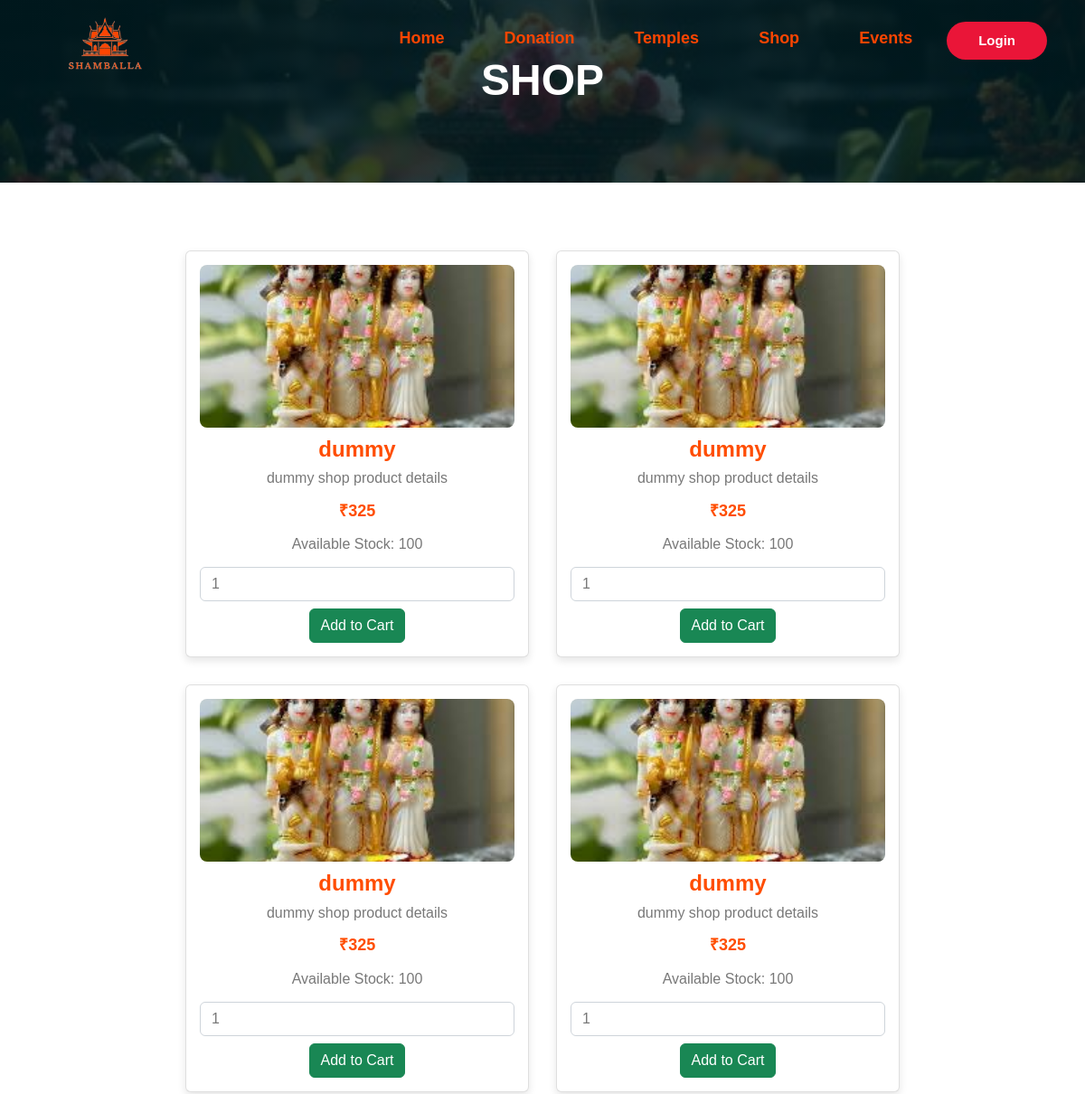
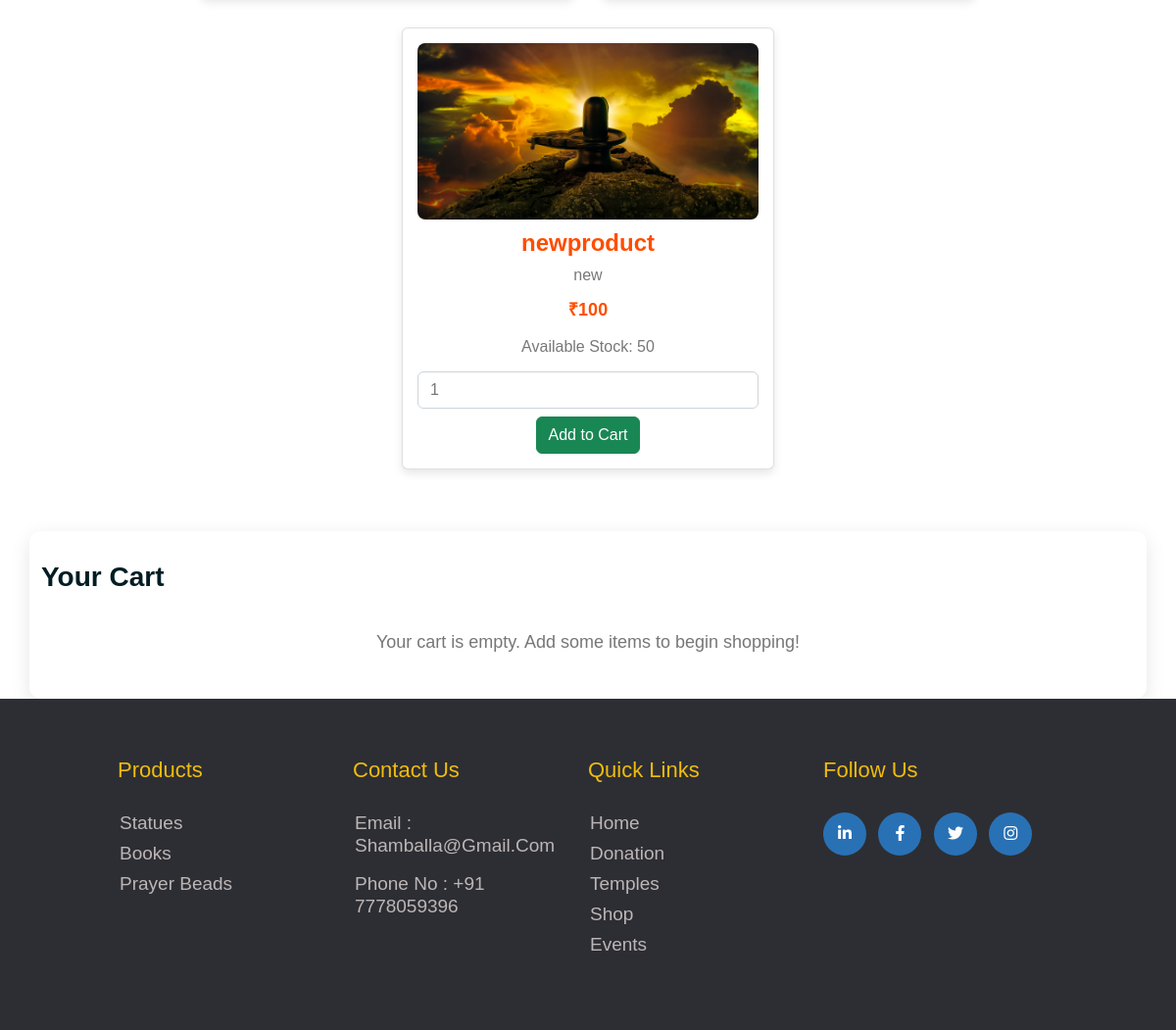
Screenshot of /Shop.php with the database file from the repository (2 pictures, top to bottom).
### tables this page shows
CREATE TABLE `product` (
  `p_id` int(11) NOT NULL,
  `p_img` varchar(255) NOT NULL,
  `p_name` varchar(100) NOT NULL,
  `p_dec` text NOT NULL,
  `p_price` decimal(10,0) NOT NULL,
  `p_stock` int(11) NOT NULL DEFAULT 0,
  `p_quantity` int(11) NOT NULL DEFAULT 0
);

### Shop.php (the view, shortened to what this page needs)
<?php
require_once 'db.php';
?>
<!DOCTYPE html>
<html>
<head>
    <link rel="stylesheet" href="css/bootstrap.min.css">
    <link rel="stylesheet" href="Shop.css">
</head>
<?php include("header.php"); ?>
<body id="sp2">
<div class="container-fluid page-header mb-5">
    <div class="container text-center">
        <h1 class="display-4 text-white mb-4">SHOP</h1>
    </div>
</div>
<div class="container10">
    <div class="rowshop">
        <?php
        $sql = "SELECT p_id, p_img, p_name, p_dec, p_price, p_stock FROM product";
        $all_product = mysqli_query($con, $sql);
        while($row = mysqli_fetch_assoc($all_product)) {
        ?>
        <div class="card">
            <img src="admin/uploaded_img/<?php echo $row['p_img'];?>" alt="">
            <h4><?php echo $row['p_name'];?></h4>
            <p><?php echo $row['p_dec'];?></p>
            <p class="price">₹<?php echo $row['p_price'];?></p>
            <p>Available Stock: <?php echo $row['p_stock'];?></p>
            <form method="post" action="">
                <input type="number" name="product_qty" value="1" min="1" max="<?php echo $row['p_stock']; ?>" class="form-control mb-2" required>
                <input type="submit" name="add_to_cart" value="Add to Cart" class="btn btn-success">
            </form>
        </div>
        <?php } ?>
    </div>
</div>
<div class="container mt-5 cart-container">
    <h3 class="mb-4"> Your Cart</h3>
    <?php if(!empty($_SESSION['cart'])) { ?>
        <table class="cart-table">
            <thead>
                <tr>
                    <th>Product</th>
                    <th>Price</th>
                    <th>Quantity</th>
                    <th>Subtotal</th>
                    <th>Action</th>
                </tr>
            </thead>
            <tbody>
                <?php
                $grand_total = 0;
                foreach($_SESSION['cart'] as $id => $product) {
                    $subtotal = $product['price'] * $product['quantity'];
                    $grand_total += $subtotal;
                ?>
                <tr>
                    <td><?php echo htmlspecialchars($product['name']); ?></td>
                    <td>₹<?php echo htmlspecialchars($product['price']); ?></td>
                    <td><?php echo htmlspecialchars($product['quantity']); ?></td>
                    <td class="cart-total">₹<?php echo $subtotal; ?></td>
                    <td><a href="shop.php?remove=<?php echo $id; ?>" class="btn btn-danger btn-sm">Remove</a></td>
                </tr>
                <?php } ?>
                <tr>
                    <td colspan="3" align="right"><strong>Total:</strong></td>
                    <td colspan="2" class="cart-total">₹<?php echo $grand_total; ?></td>
                </tr>
            </tbody>
        </table>
        <div class="text-center mt-4">
            <a href="checkout.php" class="btn-checkout">Proceed to Checkout</a>
        </div>
    <?php } else { ?>
        <p class="empty-cart">Your cart is empty. Add some items to begin shopping!</p>
    <?php } ?>
</div>
</body>
<?php include("footer.php"); ?>
</html>

### Shop.css (style rules this page uses)
.container10 { margin-top: 5%; width: 100%; padding: 0 10px; box-sizing: border-box; }
.rowshop { display: flex; flex-wrap: wrap; justify-content: center; margin-left: -10px; margin-right: -10px; }
.card { flex: 0 0 calc(33.33% - 20px); margin: 0 10px 20px; background: #fff; box-shadow: 0 0 15px rgba(0,0,0,0.4); padding: 10px; box-sizing: border-box; }
.page-header { padding-top: 12rem; padding-bottom: 6rem; background: linear-gradient(rgba(0, 29, 35, .8), rgba(0, 29, 35, .8)), url(../shamballa/240_F_641575261_pWTWvfmALmcPD3devSdasUgcwvJkfg6j.jpg) center center no-repeat; background-size: cover; }

### footer.css (style rules this page uses)
* { margin: 0; padding: 0; box-sizing: border-box; font-family: sans-serif; line-height: 1.2; }

### Shop.php (style rules this page uses)
body { background-color: #f9f9f9; font-family: 'Poppins', sans-serif; }
.page-header { color: white; padding: 60px 0; text-align: center; }
.page-header h1 { font-size: 48px; font-weight: 700; text-transform: uppercase; }
.card { background: #fff; border: 1px solid #eee; border-radius: 12px; padding: 15px; margin: 15px; width: 300px; text-align: center; box-shadow: 0 4px 10px rgba(0,0,0,0.1); transition: all 0.3s ease; animation: fadeIn 0.6s ease-in-out; }
.card img { width: 100%; height: 180px; object-fit: cover; border-radius: 8px; margin-bottom: 10px; }
.card h4 { color: #ff4d00; font-weight: 600; }
.price { color: #ff4d00; font-weight: 700; font-size: 18px; }
.rowshop { display: flex; flex-wrap: wrap; justify-content: center; }
.btn { border: none; border-radius: 5px; padding: 8px 14px; color: #fff; cursor: pointer; transition: all 0.3s ease; }
.btn-success { background: #ff4d00; }
.cart-container { background: #fff; padding: 30px; border-radius: 12px; box-shadow: 0 6px 20px rgba(0,0,0,0.1); animation: fadeIn 0.8s ease-in-out; }
.empty-cart { text-align: center; color: #777; font-size: 18px; margin-top: 40px; }

### rows the page displays
product: p_img (picture), p_name "dummy", p_dec "dummy shop product details", p_price "325", p_stock "100"
product: p_img (picture), p_name "dummy", p_dec "dummy shop product details", p_price "325", p_stock "100"
product: p_img (picture), p_name "dummy", p_dec "dummy shop product details", p_price "325", p_stock "100"
product: p_img (picture), p_name "dummy", p_dec "dummy shop product details", p_price "325", p_stock "100"
product: p_img (picture), p_name "newproduct", p_dec "new", p_price "100", p_stock "50"
